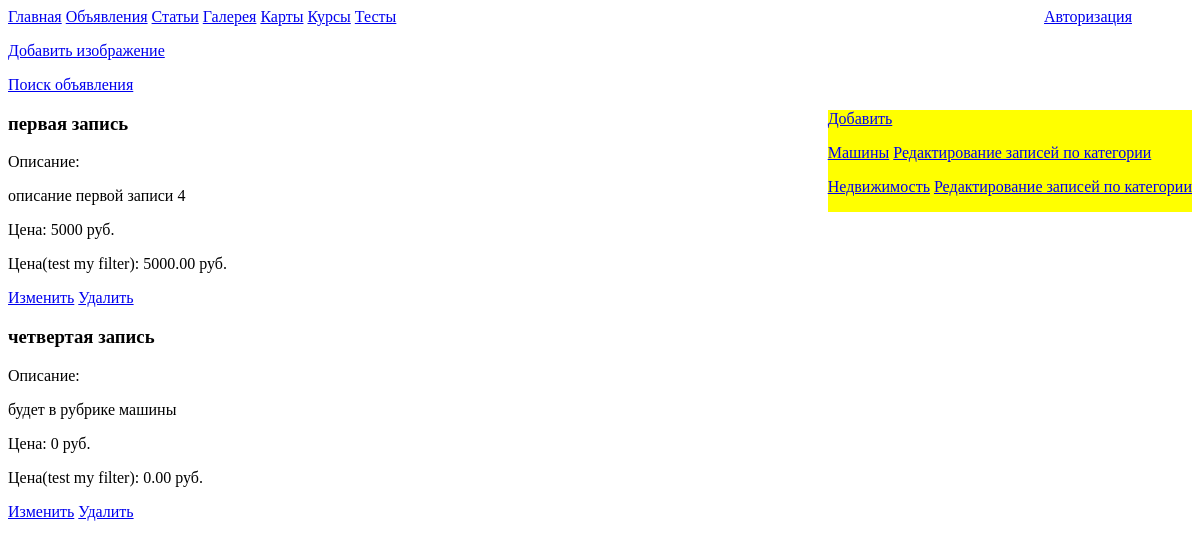
Before: /1 with the older database file.
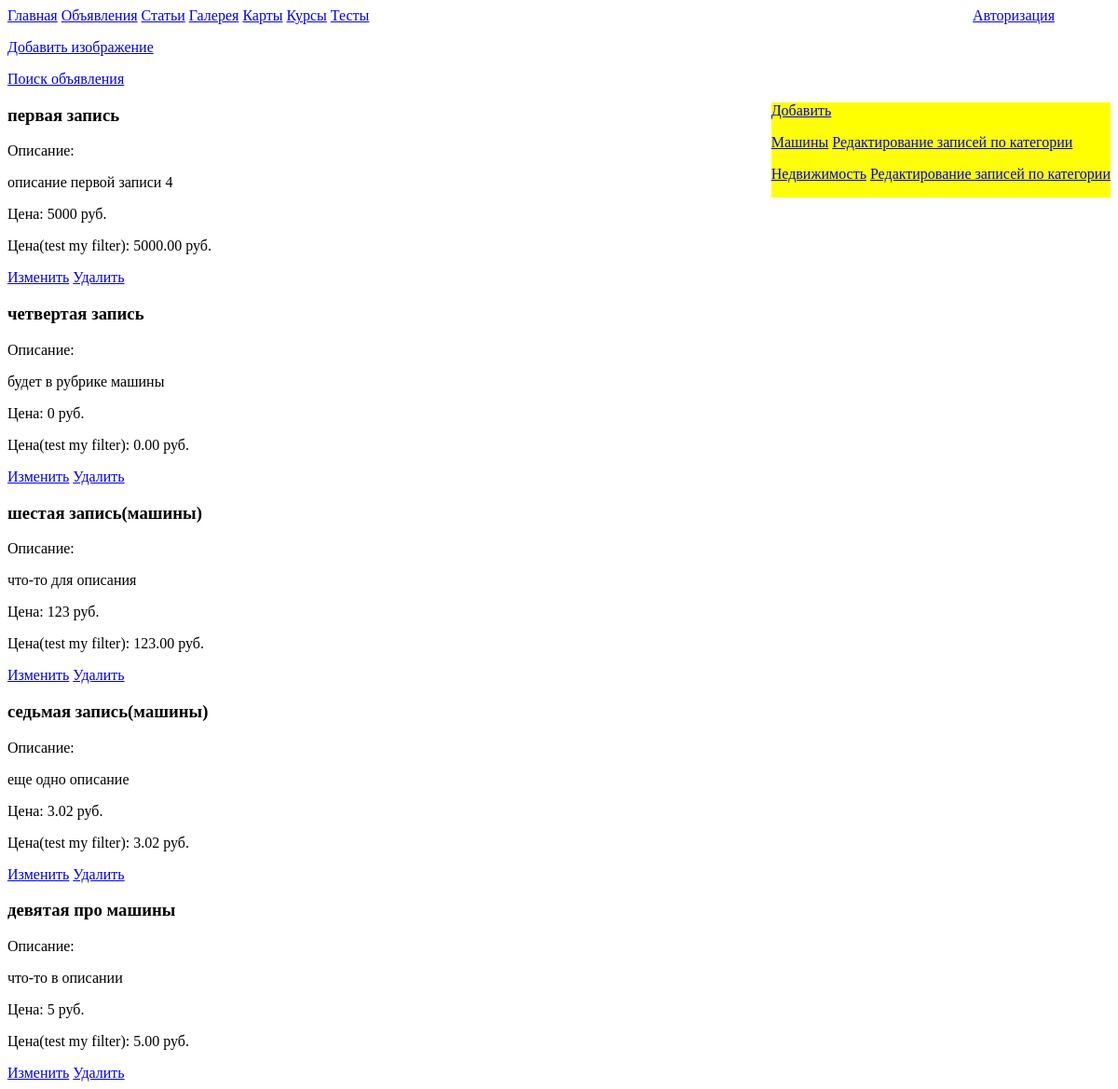
After: the same page with the newer database file.
### MySyte/apps/bboard/models.py (models this page shows, shortened)
class Bboard_categories(models.Model):
	categories = models.CharField('Категории', max_length=200)
	def __str__(self):
		return self.categories
	class Meta:
		verbose_name = 'Категории'
		verbose_name_plural = 'Категории'

class Bboard(models.Model):
	title = models.CharField('Заголовок', max_length=150)
	coast = models.FloatField('Цена')
	description = models.TextField('Описание')
	categories = models.ForeignKey(Bboard_categories, on_delete=models.CASCADE, null=True)
	class Meta:
		verbose_name = 'Объявление'
		verbose_name_plural = 'Объявления'

### MySyte/apps/bboard/views.py (the view)
# urls.py: path('<int:categori_id>', views.sorting, name='sorting'),
def sorting(request, categori_id):
	categories = Bboard_categories.objects.all()
	bboard_writes = Bboard.objects.filter(categories=categori_id)
	return render(request, 'bboard/bboard.html', {'bboard_writes': bboard_writes,
		'categories': categories})

### MySyte/apps/bboard/templatetags/filtersandtags.py (called while the page is built)
def currency(value, name='руб.'):
	return '%1.2f %s' % (value, name)

### MySyte/templates/bboard/bboard.html (shortened to what this page needs)
{% extends 'base.html' %}
{% load static %}
{% load filtersandtags %}
{% block body %}
	<p>
		<a href="{% url 'bboard:add_img' %}">Добавить изображение</a>
	</p>
	<p>
		<a href="{% url 'bboard:searh' %}">Поиск объявления</a>
	</p>
	<div class="BlogMenuBlock" style="float: right; background-color: yellow;">
    	<a href="{% url 'bboard:add' %}">Добавить</a>
	    {% if categories %}
	        {% for categori in categories %}
	            <p><a href="{% url 'bboard:sorting' categori.id %}">{{categori}}</a>
	            	<a href="{% url 'bboard:bboard_and_categories' categori.id %}">Редактирование записей по категории</a>
	        {% endfor %}
	    {% endif %}
	</div>
	<p>
	{% if bboard_writes %}
		{% for bboard_write in bboard_writes %}
			<h3>{{bboard_write.title}}</h3>
			<p>Описание:</p>
			<p>{{bboard_write.description|slice:"80"}}</p>
			<p>Цена: {{bboard_write.coast|floatformat:-2}} руб.</p>
			<p>Цена(test my filter): {{bboard_write.coast|cur}}</p>
			<a href="{% url 'bboard:update' bboard_write.pk %}">Изменить</a>
			<a href="{% url 'bboard:delete' bboard_write.pk %}">Удалить</a>
		{% endfor %}
	{% endif %}
{% endblock %}

### MySyte/templates/base.html (shortened to what this page needs)
<!DOCTYPE html>
<html lang="ru">
<head>
    {% load static %}
</head>
<header>
    <a href="{% url 'bboard:index' %}">Главная</a>
	<a href="{% url 'bboard:index' %}">Объявления</a>
    <a href="{% url 'blog:index' %}">Статьи</a>
    <a href="{% url 'galary:index' %}">Галерея</a>
    <a href="{% url 'bank:index' %}">Карты</a>
    <a href="{% url 'courses:index' %}">Курсы</a>
    <a href="{% url 'classView:index' %}">Тесты</a>
    {% if not user.is_authenticated %}
        <a href="{% url 'aunthenticated:index' %}" style="float: right; margin-right: 5vw">Авторизация</a>
    {% endif %}
</header>
<body>
	{% block body %}Тело сайта{% endblock %}
</body>
</html>

Changed rows visible on the page:
added Bboard: title "шестая запись(машины)", description "что-то для описания", coast "123", coast|cur "123.00 руб."
added Bboard: title "седьмая запись(машины)", description "еще одно описание", coast "3.02", coast|cur "3.02 руб."
added Bboard: title "девятая про машины", description "что-то в описании", coast "5", coast|cur "5.00 руб."
